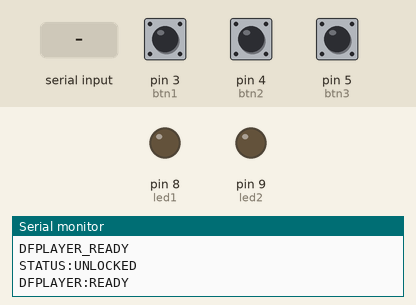
Recording of a sketch running on a simulated Arduino Uno, built with avr-gcc and run on an emulated ATmega328P. Parts: output pins drawn as LEDs (lit = HIGH), the last lines printed to the serial monitor. Inputs (shaded band) come from the test bench; at power-on: pin 3 (btn1) HIGH, pin 5 (btn3) HIGH, pin 4 (btn2) HIGH. The audio player accepts every command and is not drawn.

Above: at 1.7 s.
1.8 s: pin 3 (btn1) pulled LOW for 0.15 s
At 2.8 s:
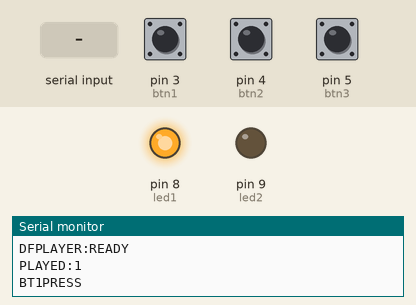
3.4 s: "LED2_ON\n" received over Serial
At 4.3 s:
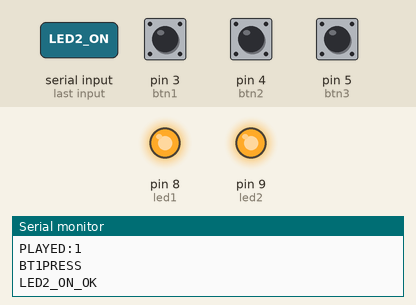
4.9 s: pin 5 (btn3) pulled LOW for 0.15 s
At 6.1 s:
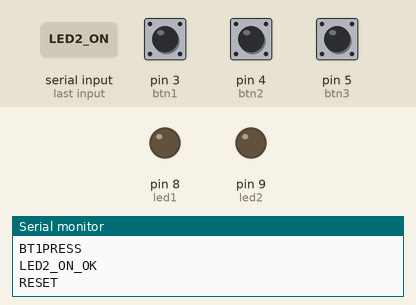
6.5 s: pin 4 (btn2) pulled LOW for 0.15 s
At 7.6 s:
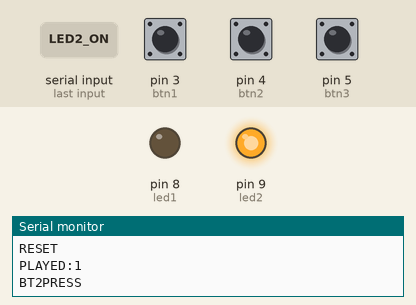
9.6 s: "RESET_HW\n" received over Serial
At 10.3 s:
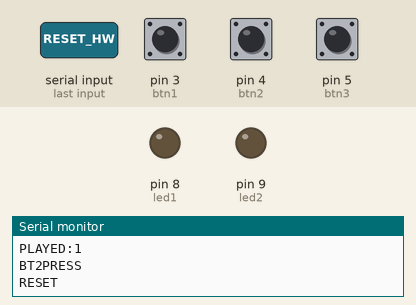
Timing chart, 0 to 12.1 s (numbered marks = the images above; inputs shaded):
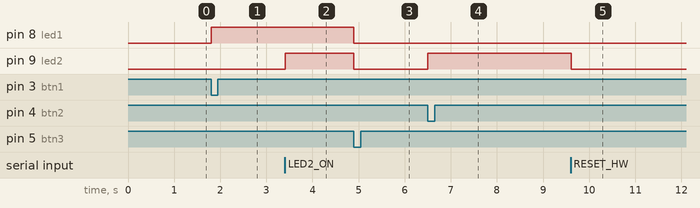

The sketch:

arduino_quiz_controller_v2.ino
```cpp
#include <SoftwareSerial.h>
#include <DFRobotDFPlayerMini.h>

/*
  Dois Pesos, Duas Medidas — Arduino Controller v2

  Mantém os mesmos pinos do sketch atual:
  - LED Grupo A: pin 8
  - LED Grupo B: pin 9
  - Botão Grupo A: pin 3
  - Botão Grupo B: pin 4
  - Botão RESET: pin 5
  - Buzzer fallback: pin 10
  - DFPlayer Mini via SoftwareSerial: RX=6, TX=7

  Protocolo principal para o frontend:
  Arduino -> Front:
    ARDUINO_READY
    DFPLAYER_READY
    DFPLAYER_ERROR
    BT1PRESS
    BT2PRESS
    RESET
    LOCKED
    UNLOCKED
    PONG
    STATUS:LOCKED ou STATUS:UNLOCKED

  Front -> Arduino:
    PING
    STATUS
    LOCK
    UNLOCK
    RESET_HW
    LED1_ON
    LED2_ON
    LEDS_OFF
    PLAY_BUZZ
    STOP_AUDIO
    VOLUME:0..30
*/

// ─── Pinos existentes ───────────────────────────────────────────
const int led1   = 8;
const int led2   = 9;
const int btn1   = 3;
const int btn2   = 4;
const int btn3   = 5;
const int buzzer = 10;

// ─── DFPlayer Mini ──────────────────────────────────────────────
// Arduino RX=6 recebe TX do DFPlayer.
// Arduino TX=7 envia para RX do DFPlayer, idealmente com resistor/divisor.
SoftwareSerial mp3Serial(6, 7);
DFRobotDFPlayerMini mp3;

// ─── Estado ─────────────────────────────────────────────────────
bool travado = false;
bool dfPlayerOk = false;

bool lastBtn1State = HIGH;
bool lastBtn2State = HIGH;
bool lastBtn3State = HIGH;

unsigned long lastButtonEventAt = 0;
const unsigned long debounceMs = 180;

// Buffer simples para comandos seriais sem usar readStringUntil bloqueante.
char commandBuffer[48];
byte commandIndex = 0;

// ─── Helpers ────────────────────────────────────────────────────
bool debounceReady() {
  unsigned long now = millis();
  if (now - lastButtonEventAt < debounceMs) return false;
  lastButtonEventAt = now;
  return true;
}

bool pressedEdge(int pin, bool &lastState) {
  bool current = digitalRead(pin);
  bool fell = (lastState == HIGH && current == LOW);
  lastState = current;
  return fell;
}

void stopAudio() {
  if (dfPlayerOk) {
    mp3.stop();
  }
  noTone(buzzer);
}

void playBuzzSound() {
  if (dfPlayerOk) {
    mp3.play(1); // /mp3/0001.mp3 ou 0001.mp3 conforme organização do SD
    Serial.println("PLAYED:1");
  } else {
    // Fallback: mantém o jogo vivo mesmo sem DFPlayer.
    tone(buzzer, 1200, 120);
    Serial.println("PLAYED:FALLBACK_BUZZER");
  }
}

void clearLeds() {
  digitalWrite(led1, LOW);
  digitalWrite(led2, LOW);
}

void lockRound() {
  travado = true;
  Serial.println("LOCKED");
}

void unlockRound() {
  travado = false;
  clearLeds();
  stopAudio();
  Serial.println("UNLOCKED");
}

void resetHardwareState() {
  travado = false;
  clearLeds();
  stopAudio();
  Serial.println("RESET");
}

void printStatus() {
  Serial.print("STATUS:");
  Serial.println(travado ? "LOCKED" : "UNLOCKED");
  Serial.print("DFPLAYER:");
  Serial.println(dfPlayerOk ? "READY" : "ERROR");
}

void handleBuzzA() {
  if (travado) return;
  digitalWrite(led1, HIGH);
  digitalWrite(led2, LOW);
  travado = true;
  playBuzzSound();
  Serial.println("BT1PRESS");
}

void handleBuzzB() {
  if (travado) return;
  digitalWrite(led2, HIGH);
  digitalWrite(led1, LOW);
  travado = true;
  playBuzzSound();
  Serial.println("BT2PRESS");
}

void handleCommand(const char *cmd) {
  if (strcmp(cmd, "PING") == 0) {
    Serial.println("PONG");
    return;
  }

  if (strcmp(cmd, "STATUS") == 0) {
    printStatus();
    return;
  }

  if (strcmp(cmd, "LOCK") == 0) {
    lockRound();
    return;
  }

  if (strcmp(cmd, "UNLOCK") == 0) {
    unlockRound();
    return;
  }

  if (strcmp(cmd, "RESET_HW") == 0 || strcmp(cmd, "RESET") == 0) {
    resetHardwareState();
    return;
  }

  if (strcmp(cmd, "LED1_ON") == 0) {
    digitalWrite(led1, HIGH);
    Serial.println("LED1_ON_OK");
    return;
  }

  if (strcmp(cmd, "LED2_ON") == 0) {
    digitalWrite(led2, HIGH);
    Serial.println("LED2_ON_OK");
    return;
  }

  if (strcmp(cmd, "LEDS_OFF") == 0) {
    clearLeds();
    Serial.println("LEDS_OFF_OK");
    return;
  }

  if (strcmp(cmd, "PLAY_BUZZ") == 0) {
    playBuzzSound();
    return;
  }

  if (strcmp(cmd, "STOP_AUDIO") == 0) {
    stopAudio();
    Serial.println("AUDIO_STOPPED");
    return;
  }

  if (strncmp(cmd, "VOLUME:", 7) == 0) {
    int volume = atoi(cmd + 7);
    if (volume < 0) volume = 0;
    if (volume > 30) volume = 30;

    if (dfPlayerOk) {
      mp3.volume(volume);
      Serial.print("VOLUME:");
      Serial.println(volume);
    } else {
      Serial.println("DFPLAYER_ERROR");
    }
    return;
  }

  Serial.print("ERROR:UNKNOWN_COMMAND:");
  Serial.println(cmd);
}

void readSerialCommands() {
  while (Serial.available() > 0) {
    char c = Serial.read();

    if (c == '\r') continue;

    if (c == '\n') {
      commandBuffer[commandIndex] = '\0';
      if (commandIndex > 0) {
        handleCommand(commandBuffer);
      }
      commandIndex = 0;
      return;
    }

    if (commandIndex < sizeof(commandBuffer) - 1) {
      commandBuffer[commandIndex++] = c;
    } else {
      commandIndex = 0;
      Serial.println("ERROR:COMMAND_TOO_LONG");
    }
  }
}

// ─── Setup ──────────────────────────────────────────────────────
void setup() {
  pinMode(led1,   OUTPUT);
  pinMode(led2,   OUTPUT);
  pinMode(buzzer, OUTPUT);

  pinMode(btn1, INPUT_PULLUP);
  pinMode(btn2, INPUT_PULLUP);
  pinMode(btn3, INPUT_PULLUP);

  clearLeds();
  noTone(buzzer);

  Serial.begin(9600);
  mp3Serial.begin(9600);

  Serial.println("ARDUINO_READY");

  if (!mp3.begin(mp3Serial)) {
    // Não trava o jogo se o DFPlayer falhar.
    dfPlayerOk = false;
    Serial.println("DFPLAYER_ERROR");
  } else {
    dfPlayerOk = true;
    mp3.volume(25); // 0–30
    Serial.println("DFPLAYER_READY");
  }

  printStatus();
}

// ─── Loop ───────────────────────────────────────────────────────
void loop() {
  readSerialCommands();

  bool resetPressed = pressedEdge(btn3, lastBtn3State);
  if (resetPressed && debounceReady()) {
    resetHardwareState();
    return;
  }

  if (!travado) {
    bool bPressed = pressedEdge(btn2, lastBtn2State);
    if (bPressed && debounceReady()) {
      handleBuzzB();
      return;
    }

    bool aPressed = pressedEdge(btn1, lastBtn1State);
    if (aPressed && debounceReady()) {
      handleBuzzA();
      return;
    }
  } else {
    // Mesmo travado, atualiza os estados anteriores para evitar edge falso após UNLOCK.
    pressedEdge(btn1, lastBtn1State);
    pressedEdge(btn2, lastBtn2State);
  }
}
```

Measured:
- after the input at 1.8 s, pin 8 (led1): LOW → HIGH at once
- after the input at 3.4 s, pin 9 (led2): LOW → HIGH at once
- after the input at 4.9 s, pin 8 (led1), pin 9 (led2): HIGH → LOW at once
- after the input at 6.5 s, pin 9 (led2): LOW → HIGH at once
- after the input at 9.6 s, pin 9 (led2): HIGH → LOW at once
